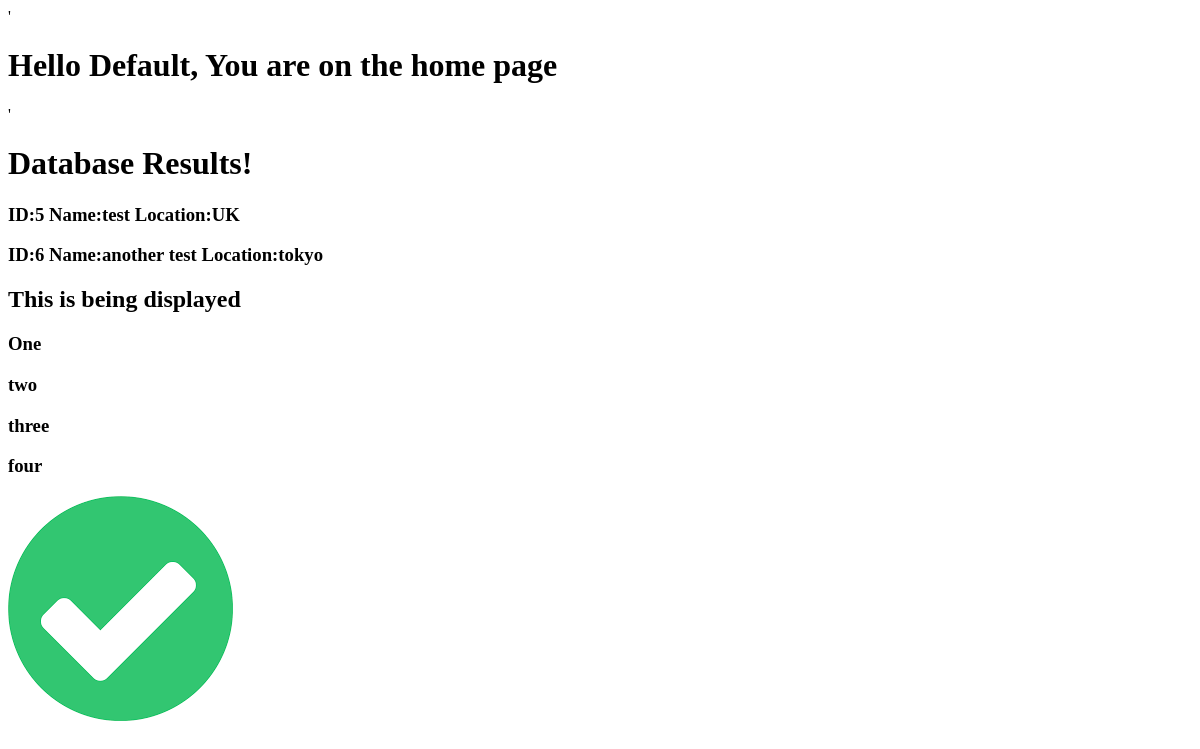
Page /home on the earlier database version.
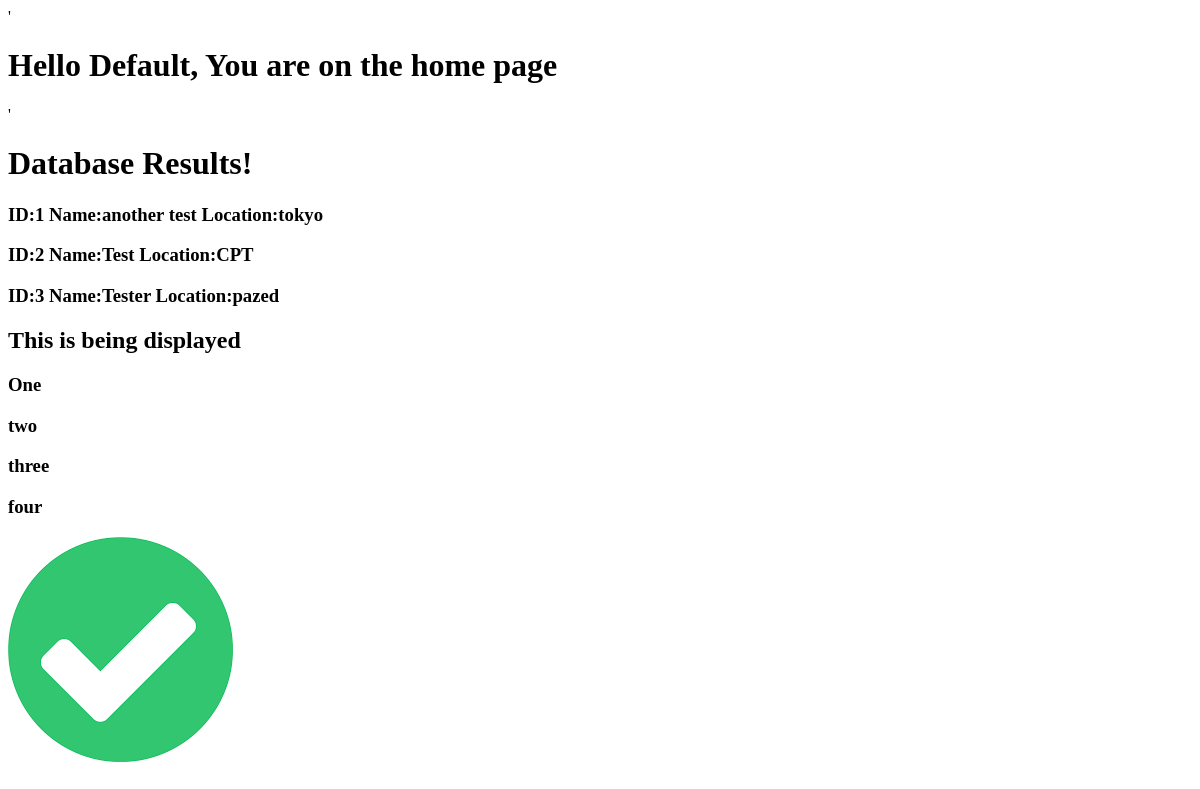
Same page on the later database version.
### tables this page shows
CREATE TABLE users (id integer primary key autoincrement, name text, location text);

### app.py (the view)
@app.route('/home', methods=['POST', 'GET'], defaults={'name': 'Default'})
@app.route('/home/<string:name>', methods=['POST', 'GET'])
def home(name):
    session['name'] = name
    db = get_db()
    cur = db.execute('select * from users')
    results = cur.fetchall()
    return render_template('home.html', name=name, display=True,
                           mylist=["One", "two", "three", "four"], listofdictionaries=[{'name': 'Zach'}, {'name': 'Zoe'}], results=results)

### app.py (called while the page is built)
def connect_db():
    sql = sqlite3.connect('/Users/ngolwe/Documents/dev/flask_course/data.db')
    sql.row_factory = sqlite3.Row
    return sql

def get_db():
    if not hasattr(g, 'sqlite3'):
        g.sqlite_db = connect_db()
    return g.sqlite_db

### templates/home.html
{% extends 'base.html' %}
{% block content %}
'<h1> Hello {{ name }}, You are on the home page </h1>'
<h1>Database Results!</h1>
{% for x in results %}
<h3>ID:{{ x.id }} Name:{{ x.name }} Location:{{ x.location}}</h3>
{% endfor %}
{% if display %}
<h2>This is being displayed</h2>
{% else %}
<h2>This is being displayed</h2>
{% endif %}
{% for x in mylist%}
<h3>{{ x }}</h3>
{% endfor %}
<img src="{{ url_for('static', filename = 'images/icon.png')}}">
{% endblock %}

Differences in the rows shown:
removed users: id "5", name "test", location "UK"
removed users: id "6", name "another test", location "tokyo"
added users: id "1", name "another test", location "tokyo"
added users: id "2", name "Test", location "CPT"
added users: id "3", name "Tester", location "pazed"
